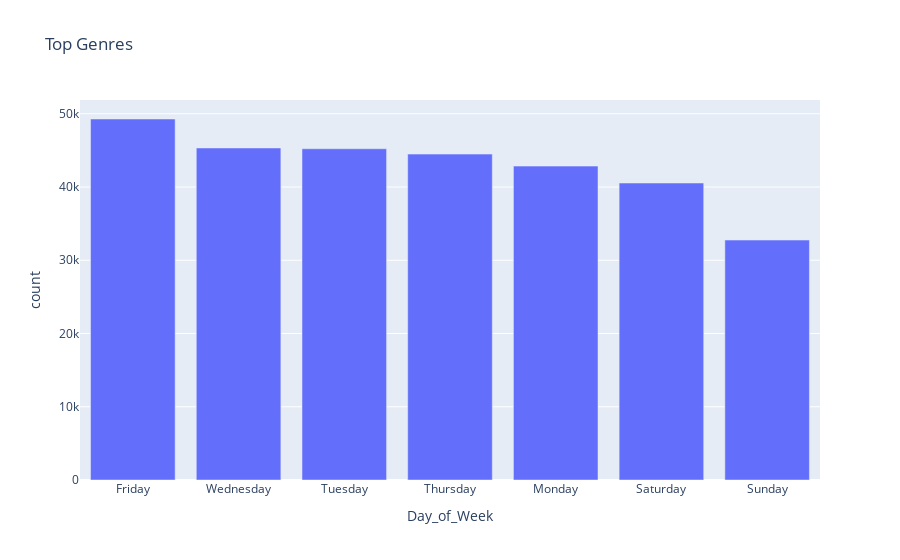

Notebook code for this chart:
### Markdown cell above
***Interpretation***

Most accident happend on Friday which it might make sense because most people are coming from work and are in a hurry to get back home and rest, and some might be going to vacation since is Friday.

### Code cell
bar = px.bar( x = df_week.index, y =  df_week.values, title='Top Genres', hover_name=df_week.index[:15],
        color_continuous_scale='Agsunset'
)
bar.update_layout(xaxis_title='Day_of_Week', yaxis_title='count',  coloraxis_showscale=False)
bar.show()

### Figure 1 — Plotly figure (JSON) as saved in the notebook; plotly's stock layout.template omitted (floating-point values rounded to 4 significant figures)
{"data": [{"alignmentgroup": "True", "hovertemplate": "<b>%{hovertext}</b><br><br>x=%{x}<br>y=%{y}<extra></extra>", "hovertext": ["Friday", "Wednesday", "Tuesday", "Thursday", "Monday", "Saturday", "Sunday"], "legendgroup": "", "marker": {"color": "#636efa", "pattern": {"shape": ""}}, "name": "", "offsetgroup": "", "orientation": "v", "showlegend": false, "textposition": "auto", "type": "bar", "x": ["Friday", "Wednesday", "Tuesday", "Thursday", "Monday", "Saturday", "Sunday"], "xaxis": "x", "y": [49287, 45331, 45221, 44495, 42855, 40546, 32760], "yaxis": "y"}], "layout": {"autosize": true, "barmode": "relative", "coloraxis": {"showscale": false}, "legend": {"tracegroupgap": 0}, "title": {"text": "Top Genres"}, "xaxis": {"anchor": "y", "autorange": true, "domain": [0, 1], "range": [-0.5, 6.5], "title": {"text": "Day_of_Week"}, "type": "category"}, "yaxis": {"anchor": "x", "autorange": true, "domain": [0, 1], "range": [0, 51880.0], "title": {"text": "count"}, "type": "linear"}}}
